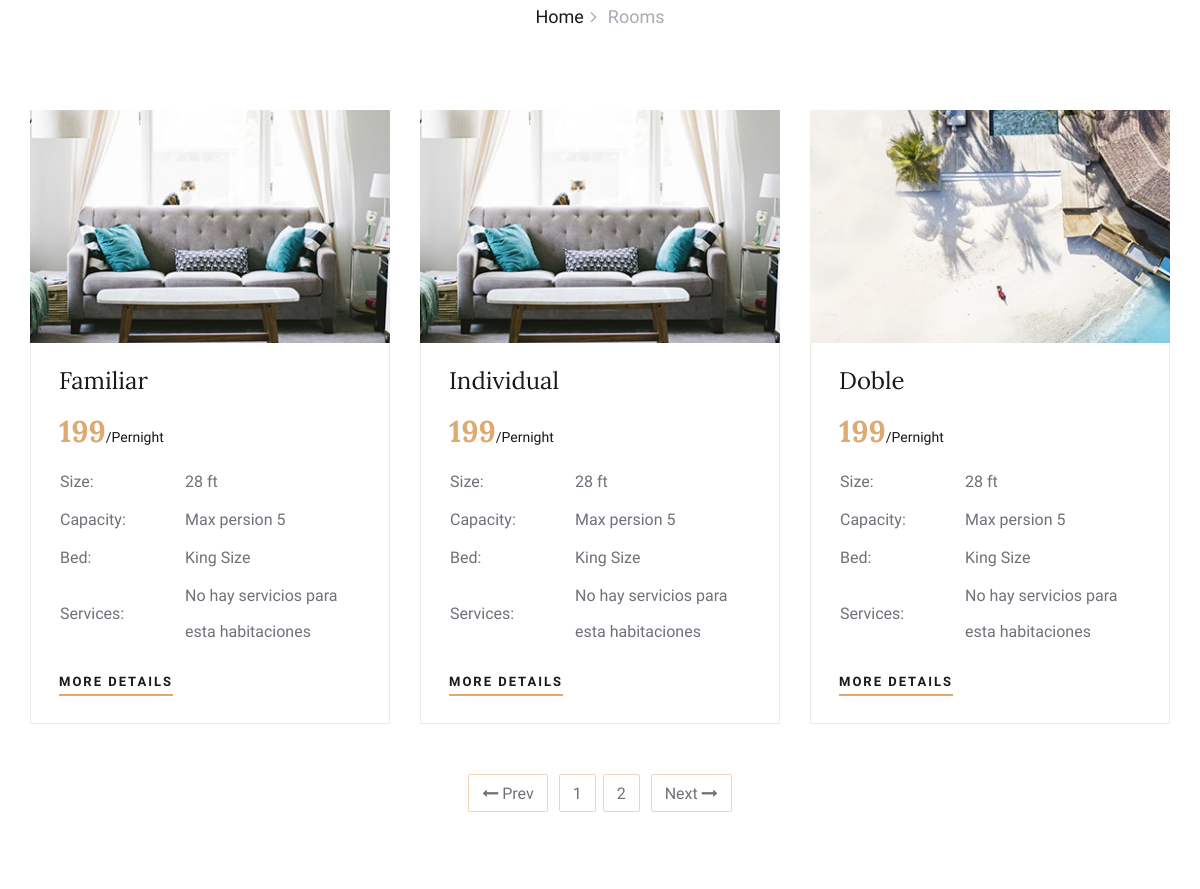
Before: /index.php?ruta=Rooms&pag=2 (middle part) with the older database file.
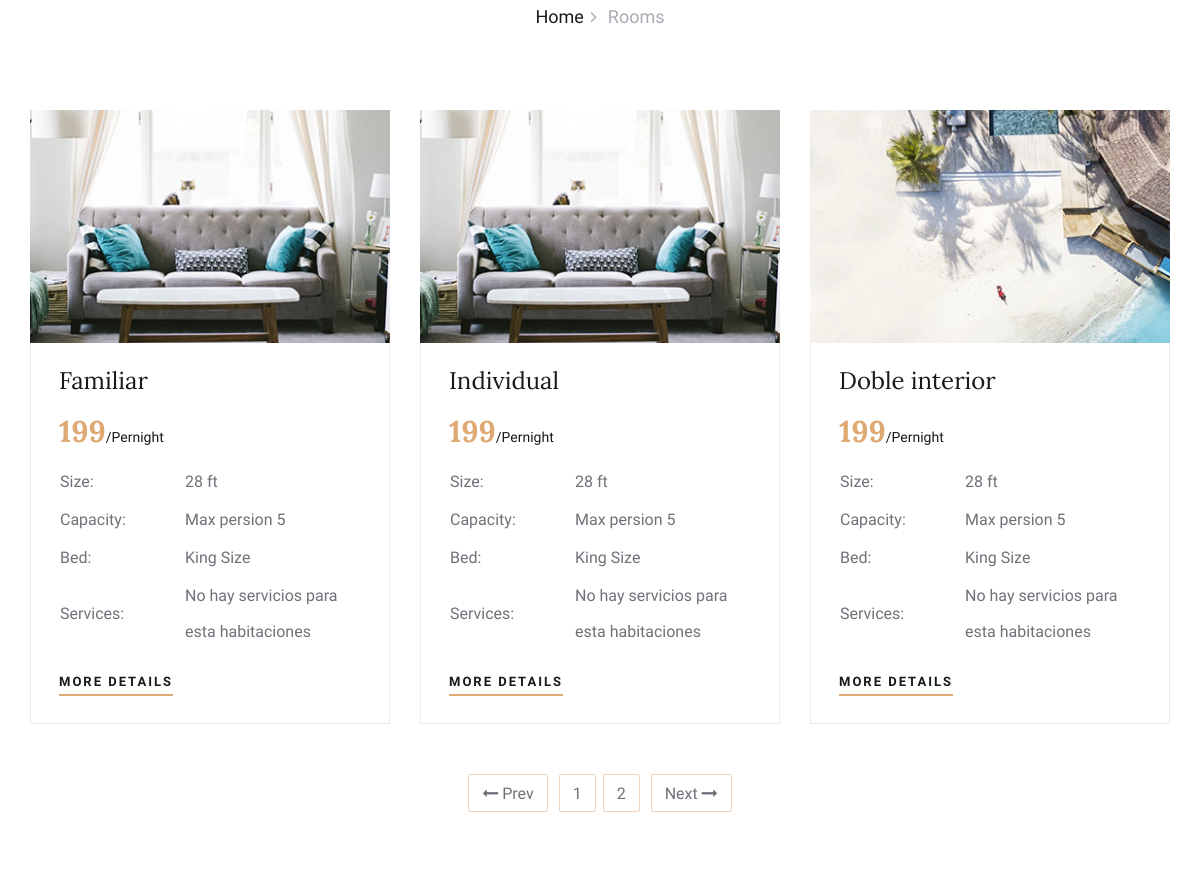
After: the same page with the newer database file.
### tables this page shows
CREATE TABLE IF NOT EXISTS categiriaHabitacion(
    Id_Categoria INT AUTO_INCREMENT PRIMARY KEY,
    tipo VARCHAR(75),
    imagen VARCHAR(100),
    imagen_room VARCHAR(100),
    tamaño INT(4),
    precio INT(5),
    capacidad INT(2),
    tipo_cama VARCHAR(50),
    direccion VARCHAR(100),
    fecha timestamp
);

### controladores/plantilla.controlador.php (called while the page is built)
<?php
    class controladorPlantilla{
        Public function ctrPlantilla(){
            include('views/plantilla.php');
        }
    }

### index.php (called while the page is built, shortened)
<?php
require_once('controladores/plantilla.controlador.php');
require_once('controladores/categorias.controlador.php');
require_once('controladores/serviciosHotel.controlador.php');
require_once('controladores/paginacion.controlador.php');
require_once('models/Categorias.model.php');
require_once('models/paginacion.model.php');
$plantilla = new controladorPlantilla();
$plantilla->ctrPlantilla();

### models/Categorias.model.php (called while the page is built)
<?php
    require_once('conexion.php');
    class CategoriasModel{
        Public static function mdlMostrarCategorias($tabla, $inicio, $porpag){
            $conexion = Conexion::conectar();
            $sql = "SELECT * FROM $tabla LIMIT $inicio, $porpag";
            $sentencia = $conexion->prepare($sql);
            $sentencia ->execute();
            $categorias = $sentencia->fetchAll();
            return $categorias;
        }
        Public static function mdlUrlCategorias($tabla){
            $sentencia = Conexion::conectar()->prepare("SELECT * FROM $tabla");
            $sentencia ->execute();
            $categorias = $sentencia->fetchAll();
            return $categorias;
        }
    }

### controladores/categorias.controlador.php (called while the page is built)
<?php
    class CategoriasController{
        Public function ctrMostrarCategorias($inicio, $porpag){
            $tabla = "categiriahabitacion";
            $respuesta  = CategoriasModel::mdlMostrarCategorias($tabla, $inicio, $porpag);
            return $respuesta;
        }
        Public function ctrUrlCategorias(){
            $tabla = "categiriahabitacion";
            $respuesta  = CategoriasModel::mdlUrlCategorias($tabla);
            return $respuesta;
        }
    }

### models/conexion.php (called while the page is built)
<?php
class Conexion{
    static public function conectar() {
        $servername ="localhost";
        $dbname="hotel";
        $username = "root";
        $password = "";
        $conexion = new PDO("mysql:host=$servername;dbname=$dbname", $username, $password);
        $conexion->exec("set names utf8");
        return $conexion;
    }
}

### models/paginacion.model.php (called while the page is built)
<?php
require_once('conexion.php');
class PaginationModel{
    Public static function getTotalReg($tabla, $inicio, $porpag) {
        $conexion = Conexion::conectar();
        $linea = "SELECT * FROM $tabla LIMIT $inicio ,$porpag";
        $resultado = $conexion->query($linea);
        $resultados = $resultado->fetchall();
        return count($resultados);
    }
}

### controladores/paginacion.controlador.php (called while the page is built, shortened)
<?php
class paginacionController
{
    public $totalPag;
    public $pagActual;
    public function __construct($tabla, $porpag, $pagActual)
    {
        $inicio = 1;
        $totalReg = PaginationModel::getTotalReg($tabla, $inicio, $porpag);
        $totalReg = 6;
        $this->totalPag = (INT)ceil($totalReg / $porpag);
        $this->pagActual = $pagActual;
    }
    public function sigPagina()
    {
        $totalPag = $this->totalPag;
        $pagActual = $this->pagActual;
        $pagina = $pagActual+1;
        if ($pagina > $totalPag) {
            $pagina = $totalPag;
        }
        return $pagina;
    }
    Public function antPagina(){
        $pagActual = $this->pagActual;
        if ($pagActual==1) {
            $pagina = 1;
        }else {
            $pagina = $pagActual-1;
        }
        return $pagina;
    }
}

### views/modulos/rooms.php (the view, shortened to what this page needs)
<?php
if (isset($_SESSION['pagina'])) {
    $pagina = $_SESSION['pagina'];
} else {
    $pagina = 1;
}
if ($_SERVER['REQUEST_METHOD'] == 'GET') {
    if (isset($_GET['pag'])) {
        $pagina = $_GET['pag'];
    }else {
        $pagina = 1;
    }
}
$porpag =3 ;
$inicio = $porpag*($pagina-1);
$paginacion = new paginacionController("categiriahabitacion", $porpag, $pagina);
$categorias = new CategoriasController();
$Habitaciones = $categorias->ctrMostrarCategorias($inicio, $porpag);
?>
<div class="breadcrumb-section">
    <div class="container">
        <div class="row">
            <div class="col-lg-12">
                <div class="breadcrumb-text">
                    <div class="bt-option">
                        <a href="inicio">Home</a>
                        <span>Rooms</span>
                    </div>
                </div>
            </div>
        </div>
    </div>
</div>
<section class="rooms-section spad">
    <div class="container">
        <div class="row">
            <?php foreach ($Habitaciones as $Habitacion) : ?>
                <div class="col-lg-4 col-md-6">
                    <div class="room-item">
                        <img src="<?=$Habitacion['imagen_room']?>" alt="">
                        <div class="ri-text">
                            <h4><?=$Habitacion['tipo']?></h4>
                            <h3><?=$Habitacion['precio']?><span>/Pernight</span></h3>
                            <table>
                                <tbody>
                                    <tr>
                                        <td class="r-o">Size:</td>
                                        <td><?=$Habitacion['tamaño']?> ft</td>
                                    </tr>
                                    <tr>
                                        <td class="r-o">Capacity:</td>
                                        <td>Max persion <?=$Habitacion['capacidad']?></td>
                                    </tr>
                                    <tr>
                                        <td class="r-o">Bed:</td>
                                        <td><?=$Habitacion['tipo_cama']?></td>
                                    </tr>
                                    <tr>
                                        <td class="r-o">Services:</td>
                                        <?php
                                            $mostrar ='';
                                            if ($mostrar == '') {
                                                $mostrar = "No hay servicios para esta habitaciones";
                                            }
                                            ?>
                                        <td><?=$mostrar?></td>
                                    </tr>
                                </tbody>
                            </table>
                            <a href="<?=$Habitacion['direccion']?>" class="primary-btn">More Details</a>
                        </div>
                    </div>
                </div>
            <?php endforeach; ?>
            <div class="col-lg-12">
                <div class="room-pagination">
                    <a href="index.php?ruta=Rooms&pag=<?= $paginacion->antPagina() ?>"><i class="fa fa-long-arrow-left"></i> Prev</a>
                    <?php
                    $totalpag = $paginacion->totalPag;
                    for ($i = 1; $i <= $totalpag; $i++) {
                        echo '<a href="index.php?ruta=Rooms&pag=' . $i . '">' . $i . '</a>';
                    }
                    ?>
                    <a href="index.php?ruta=Rooms&pag=<?= $paginacion->sigPagina() ?>">Next <i class="fa fa-long-arrow-right"></i></a>
                </div>
            </div>
        </div>
    </div>
</section>

### views/modulos/header.php (shortened to what this page needs)
<!DOCTYPE html>
<html lang="zxx">
<head>
    <link rel="stylesheet" href="views/css/bootstrap.min.css" type="text/css">
    <link rel="stylesheet" href="views/css/font-awesome.min.css" type="text/css">
    <link rel="stylesheet" href="views/css/elegant-icons.css" type="text/css">
    <link rel="stylesheet" href="views/css/flaticon.css" type="text/css">
    <link rel="stylesheet" href="views/css/owl.carousel.min.css" type="text/css">
    <link rel="stylesheet" href="views/css/nice-select.css" type="text/css">
    <link rel="stylesheet" href="views/css/jquery-ui.min.css" type="text/css">
    <link rel="stylesheet" href="views/css/magnific-popup.css" type="text/css">
    <link rel="stylesheet" href="views/css/slicknav.min.css" type="text/css">
    <link rel="stylesheet" href="views/css/style.css" type="text/css">
</head>
<body>

### views/plantilla.php (shortened to what this page needs)
<?php include_once('modulos/header.php') ?>
<?php
$habitaciones= new CategoriasController();
$direcciones = $habitaciones->ctrURLCategorias();
if (isset($_GET['ruta'])) {
    if (
        $_GET['ruta'] == 'inicio' ||
        $_GET['ruta'] == 'Rooms' ||
        $_GET['ruta'] == 'about' ||
        $_GET['ruta'] == 'pages' ||
        $_GET['ruta'] == 'news' ||
        $_GET['ruta'] == 'contact'
    ) {
        include('modulos/' . $_GET['ruta'] . '.php');
    }
} else {
    include('modulos/inicio.php');
}
?>
<?php require_once('modulos/footer.php') ?>

### views/modulos/footer.php (shortened to what this page needs)
</body>
</html>

### views/css/style.css (style rules this page uses)
html, body { height: 100%; font-family: "Cabin", sans-serif; -webkit-font-smoothing: antialiased; font-smoothing: antialiased; }
h1, h2, h3, h4, h5, h6 { margin: 0; color: #111111; font-weight: 400; font-family: "Lora", serif; }
h3 { font-size: 30px; }
h4 { font-size: 24px; }
img { max-width: 100%; }
.spad { padding-top: 100px; padding-bottom: 100px; }
.primary-btn { display: inline-block; font-size: 13px; color: #ffffff; text-transform: uppercase; letter-spacing: 2px; font-weight: 700; position: relative; }
.primary-btn:after { position: absolute; left: 0; bottom: -5px; width: 100%; height: 2px; background: #dfa974; content: ""; }
.breadcrumb-section { padding-top: 70px; padding-bottom: 80px; }
.breadcrumb-text { text-align: center; }
.breadcrumb-text .bt-option a { display: inline-block; font-size: 18px; color: #19191a; margin-right: 20px; position: relative; font-weight: 500; }
.breadcrumb-text .bt-option a:after { position: absolute; right: -13px; top: 1px; content: ""; font-size: 18px; font-family: "FontAwesome"; color: #aaaab3; }
.breadcrumb-text .bt-option span { display: inline-block; font-size: 18px; color: #aaaab3; }
.rooms-section { padding-top: 0; padding-bottom: 80px; }
.room-item { margin-bottom: 30px; }
.room-item img { min-width: 100%; }
.room-item .ri-text { border: 1px solid #ebebeb; border-top: none; padding: 24px 24px 30px 28px; }
.room-item .ri-text h4 { color: #19191a; margin-bottom: 17px; }
.room-item .ri-text h3 { color: #dfa974; font-weight: 700; margin-bottom: 14px; }
.room-item .ri-text h3 span { font-family: "Cabin", sans-serif; font-size: 14px; font-weight: 400; color: #19191a; }
.room-item .ri-text table { margin-bottom: 18px; }
.room-item .ri-text table tbody tr td { font-size: 16px; color: #707079; line-height: 36px; }
.room-item .ri-text table tbody tr td.r-o { width: 125px; }
.room-item .ri-text .primary-btn { color: #19191a; }
.room-pagination { text-align: center; padding-top: 20px; }
.room-pagination a { font-size: 16px; color: #707079; border: 1px solid #EFD4B9; border-radius: 2px; padding: 7px 13px 5px; margin-right: 7px; display: inline-block; -webkit-transition: all 0.3s; -o-transition: all 0.3s; transition: all 0.3s; }
.room-pagination a:last-child { margin-right: 0; }
@media only screen and (min-width: 1200px) { .container { max-width: 1170px; } }

Changed rows visible on the page:
changed categiriahabitacion: tipo "Doble" → "Doble interior"
